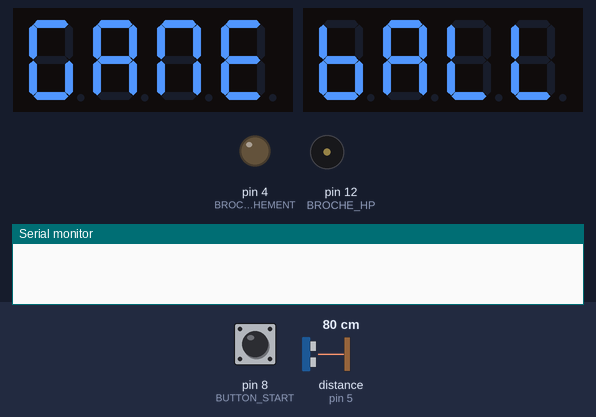
Bench run of a sketch on a simulated Arduino Uno, built with avr-gcc and run on an emulated ATmega328P. Shown: 2 × 4-digit seven-segment display, output pins drawn as LEDs (lit = HIGH), buzzer (waves = sounding), the last lines printed to the serial monitor. The inputs (shaded band) are chosen by the test bench; at power-on: pin 8 (BUTTON_START) HIGH, distance to the obstacle (sensor on pin 5) 80 cm. The echo pulse lasts 58.3 µs per cm.

Above: at 3.2 s.
3.3 s: pin 8 (BUTTON_START) pulled LOW for 0.15 s
At 3.65 s:
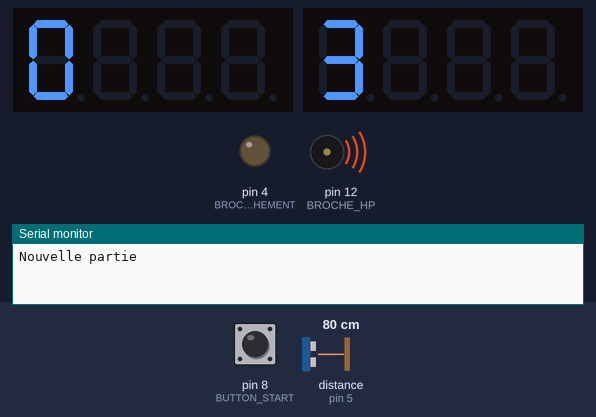
4.0 s: distance to the obstacle (sensor on pin 5) set to 2 cm
At 6.91 s:
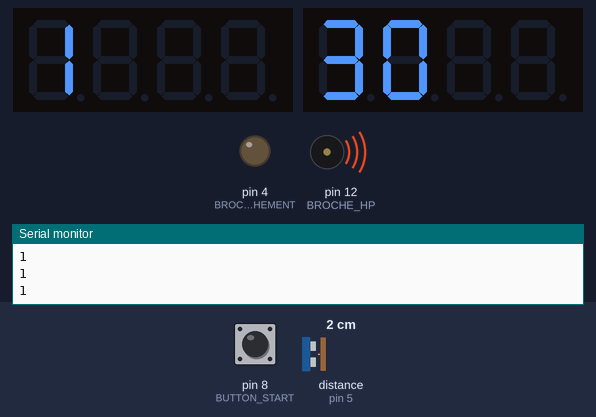
7.0 s: distance to the obstacle (sensor on pin 5) set to 4 cm
8.9 s: distance to the obstacle (sensor on pin 5) set to 7 cm
At 10.6 s:
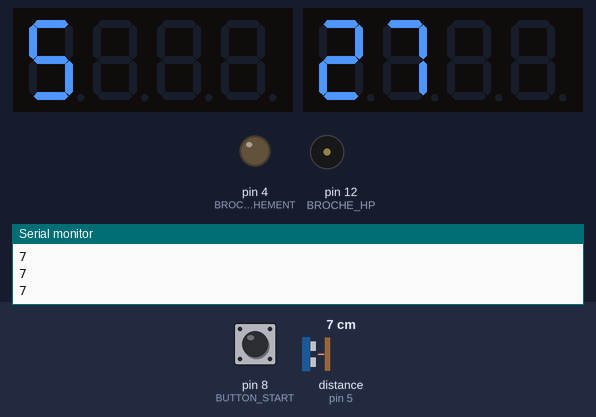
Timing chart, 0 to 12.1 s (numbered marks = the images above; inputs shaded):
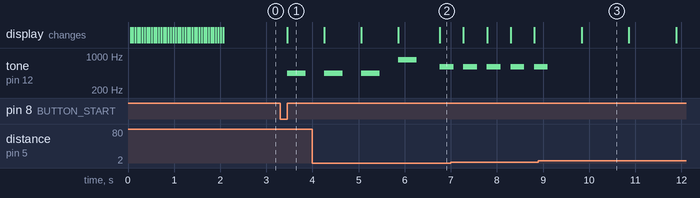

Measured:
- the behaviour switches between 5 and 6 cm on distance to the obstacle (sensor on pin 5) (found by bisection; images 2 and 3)
- after the input at 3.3 s, tone on pin 12 (BROCHE_HP): silent → 440 Hz after 0.15 s, → silent 0.40 s later; the display: changes after 0.15 s (image 1)
- after the input at 8.9 s, tone on pin 12 (BROCHE_HP): goes on until 9.1 s, then stays silent
- what the display in image 3 shows lasts 1.1 s, from 9.8 s to 10.9 s

The sketch:

arkad_basket.ino
```cpp
//Projet Basketball Arcade en Arduino par Théo Monnin et Bastien ADAM


//importation des bibliothèques

#include "EasyButton.h" //EasyButton pour utiliser le bouton Start
#include "SevenSegmentTM1637.h" //Seven Segment pour utiliser les afficheurs

//On définit les différents composants reliés à Arduino (Bouton, Piezo, afficheurs et capteur à ultrason)

EasyButton BUTTON_START(8);

#define BROCHE_HP 12

#define BROCHE_CLK 2
#define BROCHE_DIO 3

SevenSegmentTM1637 afficheur_time(BROCHE_CLK, BROCHE_DIO);

#define BROCHE_CLK2 6
#define BROCHE_DIO2 7

SevenSegmentTM1637 afficheur_score(BROCHE_CLK2, BROCHE_DIO2);

//Le capteur à ultrason servira à capter la distance dans le panier de basket

#define BROCHE_DECLENCHEMENT 4 //Envoie l'impulsion
#define BROCHE_ECHO 5 //Reçoit l'echo ultrason

//On définit les différentes variables qui nous serviront par la suite

float vitesse = 331.5 + (0.6 * 20); // vitesse du son a 20°C

int distance;
int compteur_point;
int decompte;

unsigned long previousMillis = 0;

const long interval_decompte = 1000;

boolean nouvelle_partie = false;
boolean sondefin = false;

long last_point;

void setup() {

  pinMode(BROCHE_DECLENCHEMENT, OUTPUT);
  pinMode(BROCHE_ECHO, INPUT);
  pinMode(BROCHE_HP, OUTPUT);

  //Initialise le bouton START et sa fonction BUTTON_PRESS lorsque l'on appuie
  BUTTON_START.begin();
  BUTTON_START.onPressed(BUTTON_PRESS);

  //Initialise les afficheurs
  afficheur_score.begin();
  afficheur_score.setBacklight(100);
  afficheur_score.print("GAME");

  afficheur_time.begin();
  afficheur_time.setBacklight(100);
  afficheur_time.print("BALL");

  Serial.begin(9600);

}

void loop() {

  //Démarrage d'une nouvelle partie
  if (nouvelle_partie) {
    afficheur_time.clear();
    afficheur_score.clear();

    //Remet le compteur de points à zéro et le compteur de temps à 31.
    decompte = 31;
    compteur_point = 0;
    nouvelle_partie = false;
    afficheur_score.print(compteur_point);

    //Affiche "3, 2, 1, GO !" avant le début de la partie
    afficheur_time.print(3);
    tone(BROCHE_HP, 440, 400);
    delay(800);
    afficheur_time.print(2);
    tone(BROCHE_HP, 440, 400);
    delay(800);
    afficheur_time.print(1);
    tone(BROCHE_HP, 440, 400);
    delay(800);
    afficheur_time.print("GO !");
    tone(BROCHE_HP, 840, 400);
    delay(800);
    noTone(BROCHE_HP);

  }

  //Boucle durant laquelle le jeu fonctionne les points sont comptés à chaque fois
  //que la distance capté est inférieure a 5cm et le decompte diminue chaque seconde


  while (decompte > 0) {

    unsigned long currentMillis = millis();

    distance = calculDistanceCM();
    Serial.println(distance);
    delay(100);

    //Si distance inférieure à 5 et dernier point marqué il y a plus de 500ms on ajoute un point
    if (distance < 5) {
      if ((millis() - last_point) > 500) {
        tone(BROCHE_HP, 600, 300);
        compteur_point ++;
        last_point = millis();
      }
    }

    //Décompte des secondes sur l'écran secondes en fonction de l'interval du setup "interval_decompte"
    if (currentMillis - previousMillis >= interval_decompte) {
      previousMillis = currentMillis;
      decompte --;
      afficheur_time.clear();
      afficheur_time.print(decompte);
    }

    afficheur_score.print(compteur_point);
    sondefin = true;
  }

  //Son de fin se jouant une fois le décompte terminé, on ne peut plus marquer de point
  if (sondefin) {
    tone(BROCHE_HP, 100, 1000);
    sondefin = false;
  }

  BUTTON_START.read(); //On lit l'état du bouton jusqu'a ce qu'il soit déclenché et relance une nouvelle partie
}

//Permet de démarrer une nouvelle partie lorsque l'on appuie sur le Bouton Start
void BUTTON_PRESS() {
  Serial.println("Nouvelle partie");
  nouvelle_partie = true;
}

// calculDistanceCM permet de récuprer les impulsions du capteur de distance et de les transformer en centimètres
float calculDistanceCM() {

  //envoyer une impulsion
  digitalWrite(BROCHE_DECLENCHEMENT, LOW);
  delayMicroseconds(3);
  digitalWrite(BROCHE_DECLENCHEMENT, HIGH);
  delayMicroseconds(5);
  digitalWrite(BROCHE_DECLENCHEMENT, LOW);

  //recuperer le temps mis par cette impulsion pour un A/R
  float temps_microsecondes = pulseIn(BROCHE_ECHO, HIGH);
  float temps = temps_microsecondes / 1000.0 / 1000.0 / 2;
  float distance = temps * vitesse;

  return distance * 100; //renvoyer distance en cm
}
```
